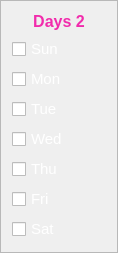
    <widget class="QFrame" name="SubjectDays_2">
     <property name="geometry">
      <rect>
       <x>670</x>
       <y>170</y>
       <width>118</width>
       <height>233</height>
      </rect>
     </property>
     <property name="frameShape">
      <enum>QFrame::StyledPanel</enum>
     </property>
     <property name="frameShadow">
      <enum>QFrame::Raised</enum>
     </property>
     <layout class="QVBoxLayout" name="verticalLayout_5">
      <item>
       <widget class="QLabel" name="Subject2DaysHeading">
        <property name="font">
         <font>
          <pointsize>12</pointsize>
          <weight>75</weight>
          <bold>true</bold>
         </font>
        </property>
        <property name="styleSheet">
         <string notr="true">QLabel{
	
color: rgb(241, 44, 172);
border-radius:10px;

}</string>
        </property>
        <property name="midLineWidth">
         <number>4</number>
        </property>
        <property name="text">
         <string>Days 2</string>
        </property>
        <property name="alignment">
         <set>Qt::AlignCenter</set>
        </property>
       </widget>
      </item>
      <item>
       <widget class="QCheckBox" name="Subject2Sunday">
        <property name="font">
         <font>
          <pointsize>11</pointsize>
         </font>
        </property>
        <property name="styleSheet">
         <string notr="true">QCheckBox{

	color: rgb(255, 255, 255);
}</string>
        </property>
        <property name="text">
         <string>Sun</string>
        </property>
        <property name="tristate">
         <bool>false</bool>
        </property>
       </widget>
      </item>
      <item>
       <widget class="QCheckBox" name="Subject2Monday">
        <property name="font">
         <font>
          <pointsize>11</pointsize>
         </font>
        </property>
        <property name="styleSheet">
         <string notr="true">QCheckBox{

	color: rgb(255, 255, 255);
}</string>
        </property>
        <property name="text">
         <string>Mon</string>
        </property>
        <property name="tristate">
         <bool>false</bool>
        </property>
       </widget>
      </item>
      <item>
       <widget class="QCheckBox" name="Subject2Tuesday">
        <property name="font">
         <font>
          <pointsize>11</pointsize>
         </font>
        </property>
        <property name="styleSheet">
         <string notr="true">QCheckBox{

	color: rgb(255, 255, 255);
}</string>
        </property>
        <property name="text">
         <string>Tue</string>
        </property>
        <property name="tristate">
         <bool>false</bool>
        </property>
       </widget>
      </item>
      <item>
       <widget class="QCheckBox" name="Subject2Wednesday">
        <property name="font">
         <font>
          <pointsize>11</pointsize>
         </font>
        </property>
        <property name="styleSheet">
         <string notr="true">QCheckBox{

	color: rgb(255, 255, 255);
}</string>
        </property>
        <property name="text">
         <string>Wed</string>
        </property>
        <property name="tristate">
         <bool>false</bool>
        </property>
       </widget>
      </item>
      <item>
       <widget class="QCheckBox" name="Subject2Thursday">
        <property name="font">
         <font>
          <pointsize>11</pointsize>
         </font>
        </property>
        <property name="styleSheet">
         <string notr="true">QCheckBox{

	color: rgb(255, 255, 255);
}</string>
        </property>
        <property name="text">
         <string>Thu</string>
        </property>
        <property name="tristate">
         <bool>false</bool>
        </property>
       </widget>
      </item>
      <item>
       <widget class="QCheckBox" name="Subject2Friday">
        <property name="font">
         <font>
          <pointsize>11</pointsize>
         </font>
        </property>
        <property name="styleSheet">
         <string notr="true">QCheckBox{

	color: rgb(255, 255, 255);
}</string>
        </property>
        <property name="text">
         <string>Fri</string>
        </property>
        <property name="tristate">
         <bool>false</bool>
        </property>
       </widget>
      </item>
      <item>
       <widget class="QCheckBox" name="Subject2Saturday">
        <property name="font">
         <font>
          <pointsize>11</pointsize>
         </font>
        </property>
        <property name="styleSheet">
         <string notr="true">QCheckBox{

	color: rgb(255, 255, 255);
}</string>
        </property>
        <property name="text">
         <string>Sat</string>
        </property>
        <property name="tristate">
         <bool>false</bool>
        </property>
       </widget>
      </item>
     </layout>
    </widget>
